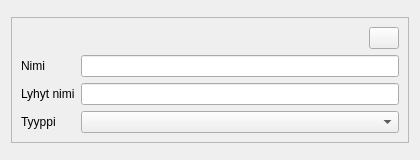
<?xml version="1.0" encoding="UTF-8"?>
<ui version="4.0">
 <class>plan_regulation_group_form</class>
 <widget class="QWidget" name="plan_regulation_group_form">
  <property name="geometry">
   <rect>
    <x>0</x>
    <y>0</y>
    <width>420</width>
    <height>160</height>
   </rect>
  </property>
  <property name="sizePolicy">
   <sizepolicy hsizetype="Preferred" vsizetype="Maximum">
    <horstretch>0</horstretch>
    <verstretch>0</verstretch>
   </sizepolicy>
  </property>
  <property name="windowTitle">
   <string>Form</string>
  </property>
  <layout class="QVBoxLayout" name="verticalLayout_2">
   <item>
    <widget class="QFrame" name="frame">
     <property name="sizePolicy">
      <sizepolicy hsizetype="Preferred" vsizetype="Maximum">
       <horstretch>0</horstretch>
       <verstretch>0</verstretch>
      </sizepolicy>
     </property>
     <property name="frameShape">
      <enum>QFrame::StyledPanel</enum>
     </property>
     <property name="frameShadow">
      <enum>QFrame::Raised</enum>
     </property>
     <layout class="QVBoxLayout" name="verticalLayout">
      <item>
       <layout class="QHBoxLayout" name="horizontalLayout">
        <item>
         <spacer name="horizontalSpacer">
          <property name="orientation">
           <enum>Qt::Horizontal</enum>
          </property>
          <property name="sizeHint" stdset="0">
           <size>
            <width>40</width>
            <height>20</height>
           </size>
          </property>
         </spacer>
        </item>
        <item>
         <widget class="QPushButton" name="del_btn">
          <property name="sizePolicy">
           <sizepolicy hsizetype="Fixed" vsizetype="Fixed">
            <horstretch>0</horstretch>
            <verstretch>0</verstretch>
           </sizepolicy>
          </property>
          <property name="maximumSize">
           <size>
            <width>30</width>
            <height>16777215</height>
           </size>
          </property>
          <property name="text">
           <string/>
          </property>
         </widget>
        </item>
       </layout>
      </item>
      <item>
       <layout class="QFormLayout" name="regulation_group_details_layout">
        <item row="0" column="0">
         <widget class="QLabel" name="label">
          <property name="sizePolicy">
           <sizepolicy hsizetype="Preferred" vsizetype="Preferred">
            <horstretch>0</horstretch>
            <verstretch>0</verstretch>
           </sizepolicy>
          </property>
          <property name="minimumSize">
           <size>
            <width>0</width>
            <height>0</height>
           </size>
          </property>
          <property name="maximumSize">
           <size>
            <width>16777215</width>
            <height>16777215</height>
           </size>
          </property>
          <property name="font">
           <font>
            <weight>50</weight>
            <bold>false</bold>
           </font>
          </property>
          <property name="text">
           <string>Nimi</string>
          </property>
         </widget>
        </item>
        <item row="0" column="1">
         <widget class="QLineEdit" name="name">
          <property name="sizePolicy">
           <sizepolicy hsizetype="Expanding" vsizetype="Fixed">
            <horstretch>0</horstretch>
            <verstretch>0</verstretch>
           </sizepolicy>
          </property>
          <property name="text">
           <string/>
          </property>
         </widget>
        </item>
        <item row="2" column="0">
         <widget class="QLabel" name="type_of_regulation_group_label">
          <property name="sizePolicy">
           <sizepolicy hsizetype="Preferred" vsizetype="Preferred">
            <horstretch>0</horstretch>
            <verstretch>0</verstretch>
           </sizepolicy>
          </property>
          <property name="minimumSize">
           <size>
            <width>0</width>
            <height>0</height>
           </size>
          </property>
          <property name="maximumSize">
           <size>
            <width>16777215</width>
            <height>16777215</height>
           </size>
          </property>
          <property name="text">
           <string>Tyyppi</string>
          </property>
         </widget>
        </item>
        <item row="2" column="1">
         <widget class="CodeComboBox" name="type_of_regulation_group"/>
        </item>
        <item row="1" column="0">
         <widget class="QLabel" name="label_3">
          <property name="text">
           <string>Lyhyt nimi</string>
          </property>
         </widget>
        </item>
        <item row="1" column="1">
         <widget class="QLineEdit" name="short_name"/>
        </item>
       </layout>
      </item>
     </layout>
    </widget>
   </item>
  </layout>
 </widget>
 <customwidgets>
  <customwidget>
   <class>CodeComboBox</class>
   <extends>QComboBox</extends>
   <header>arho_feature_template.gui.code_combobox</header>
  </customwidget>
 </customwidgets>
 <resources/>
 <connections/>
</ui>
